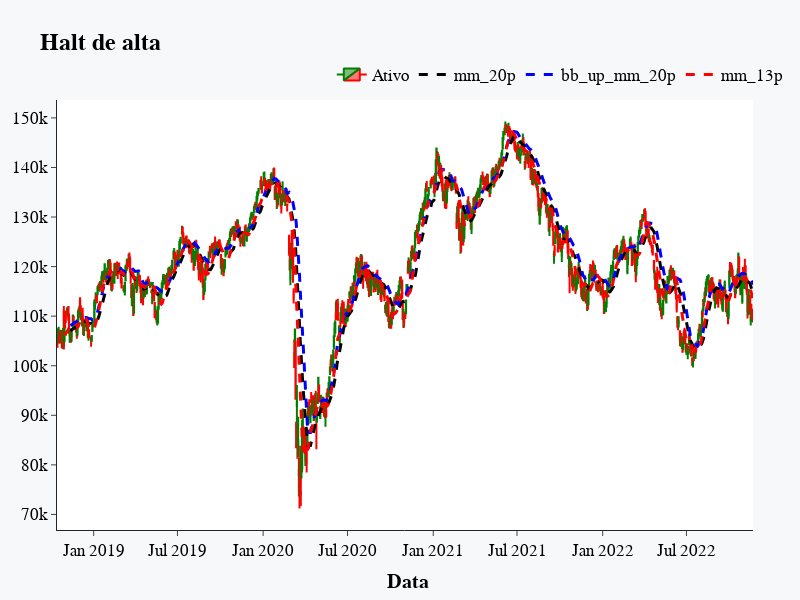

Notebook cell for this chart:
### Markdown cell above
## INCLUIOR FILTRO MEDIA MOVEL ASCENDENTE

### Code cell
df_figure = ohlc_1dia

candles_sinais = halts_mm.index
df_figure_sinais = ohlc_1dia[ohlc_1dia.index.isin(candles_sinais)]

fig_halt_alta = go.Figure(data=[go.Candlestick(name='Ativo',x=df_figure.index, open=df_figure['open'], high = df_figure['high'],
                                              low=df_figure['low'], close=df_figure['close'],increasing_line_color= 'green',
                                              decreasing_line_color= 'red', showlegend=True)])

#for i in candles_sinais:
#    fig_halt_alta.add_vrect(x0=i+timedelta(minutes=250), x1=i+timedelta(minutes=250),fillcolor="gray", opacity=0.25)

fig_halt_alta.add_trace(go.Scatter(x=df_figure.index, y=df_figure.mm_20p, line_width=3, line_dash="dash", line_color="black",
                        name='mm_20p',showlegend=True))

fig_halt_alta.add_trace(go.Scatter(x=df_figure.index, y=df_figure.bb_up_mm_20p, line_width=3, line_dash="dash", line_color="blue",
                        name='bb_up_mm_20p',showlegend=True))

fig_halt_alta.add_trace(go.Scatter(x=df_figure.index, y=df_figure.mm_13p, line_width=3, line_dash="dash", line_color="red",
                        name='mm_13p',showlegend=True))

fig_halt_alta.update_xaxes(title_text="<b> Data", rangebreaks=[
                        dict(bounds=["sat", "mon"])])

# Configurações do layout, como fundo branco, tamanho da imagem, margens, titulo do gráfico...
fig_halt_alta.update_layout(xaxis_rangeslider_visible=False, title_text='<b>Halt de alta', template = 'simple_white',
                            margin=dict(l=20, r=20, t=100, b=20), paper_bgcolor="#f7f8fa",width=800,height=600,
                            font=dict(family="Arial",size=17, color = 'black'),
                            legend=dict(orientation="h",yanchor="top",y=1.1,xanchor="right",x=1.05))

### Figure 1 — Plotly figure (JSON) as saved in the notebook; plotly's stock layout.template omitted (floating-point values rounded to 4 significant figures; data arrays with more than 128 entries replaced by an {"elided": "..."} marker saying what was removed)
{"data": [{"close": {"elided": "1017 int values"}, "decreasing": {"line": {"color": "red"}}, "high": {"elided": "1017 int values"}, "increasing": {"line": {"color": "green"}}, "low": {"elided": "1017 int values"}, "name": "Ativo", "open": {"elided": "1017 int values"}, "showlegend": true, "type": "candlestick", "x": {"elided": "1017 str values"}}, {"line": {"color": "black", "dash": "dash", "width": 3}, "name": "mm_20p", "showlegend": true, "type": "scatter", "x": {"elided": "1017 str values"}, "y": {"elided": "1017 float values"}}, {"line": {"color": "blue", "dash": "dash", "width": 3}, "name": "bb_up_mm_20p", "showlegend": true, "type": "scatter", "x": {"elided": "1017 str values"}, "y": {"elided": "1017 float values"}}, {"line": {"color": "red", "dash": "dash", "width": 3}, "name": "mm_13p", "showlegend": true, "type": "scatter", "x": {"elided": "1017 str values"}, "y": {"elided": "1017 float values"}}], "layout": {"font": {"color": "black", "family": "Arial", "size": 17}, "height": 600, "legend": {"orientation": "h", "x": 1.05, "xanchor": "right", "y": 1.1, "yanchor": "top"}, "margin": {"b": 20, "l": 20, "r": 20, "t": 100}, "paper_bgcolor": "#f7f8fa", "title": {"text": "<b>Halt de alta"}, "width": 800, "xaxis": {"rangebreaks": [{"bounds": ["sat", "mon"]}], "rangeslider": {"visible": false}, "title": {"text": "<b> Data"}}}}
